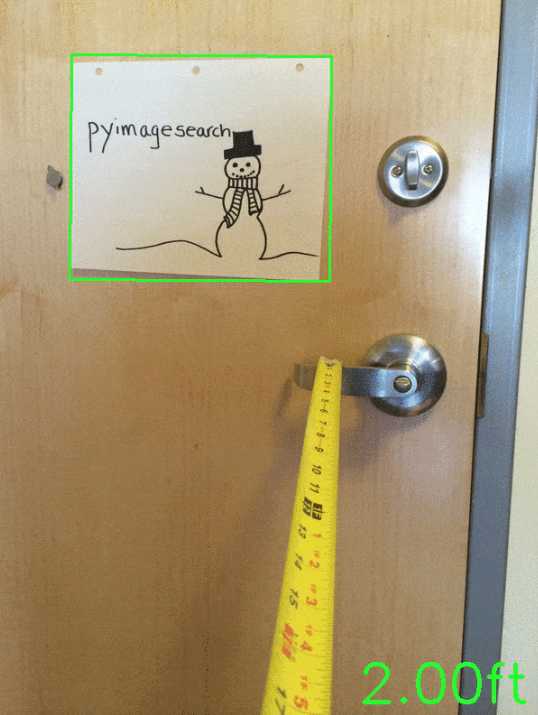
#> input picture images.png, 538 x 715 px, given in place of the camera
$ python 'Official Camera Detection Code.py'
#> lines starting #> are read from the running program, lines starting #| are printed output that depends on the picture; after the words box and inside, x2 and y2 are one past the last pixel; in counts of white or black regions, pixels touching at a corner belong together
import numpy as np
import cv2 as cv

# Open the default camera (camera index 0)
cap = cv.VideoCapture(0)

# # infinite loop that keeps the camera open
# while True:
#     # Capture a frame from the camera
#     # ret is as a boolean value that represents if the frame capture was sucessful
#     ret, frame = cap.read()

#     # Display the frame
#     cv.imshow('Video', frame)

#     # Exit the loop if the 'q' key is pressed (closes the camera when q is clicked)
#     if cv.waitKey(1) == ord('q'):
#         break

# Release the camera and close all OpenCV windows
cap.release()
cv.destroyAllWindows()

"""
Circle Detection with video camera
"""

# Open the default camera (camera index 0)
cap = cv.VideoCapture(0)

while True:
    # Capture a frame from the camera
    ret, frame = cap.read()
#> frame is the input picture: shape (715, 538, 3); mean B, G, R 116, 152.3, 168.6

    if not ret:
        break

    # Convert the frame to grayscale
    gray = cv.cvtColor(frame, cv.COLOR_BGR2GRAY)
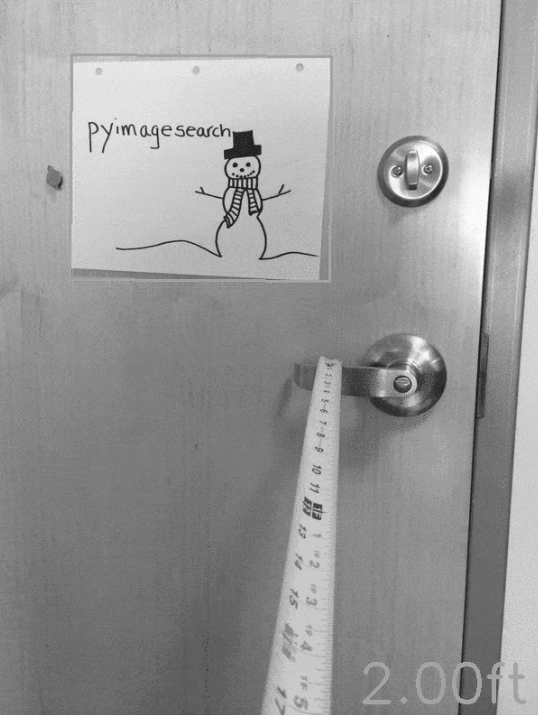
#> gray: shape (715, 538); min 25, max 253, mean 153.1
    ret,thresh_binary = cv.threshold(gray,127,255,cv.THRESH_BINARY)
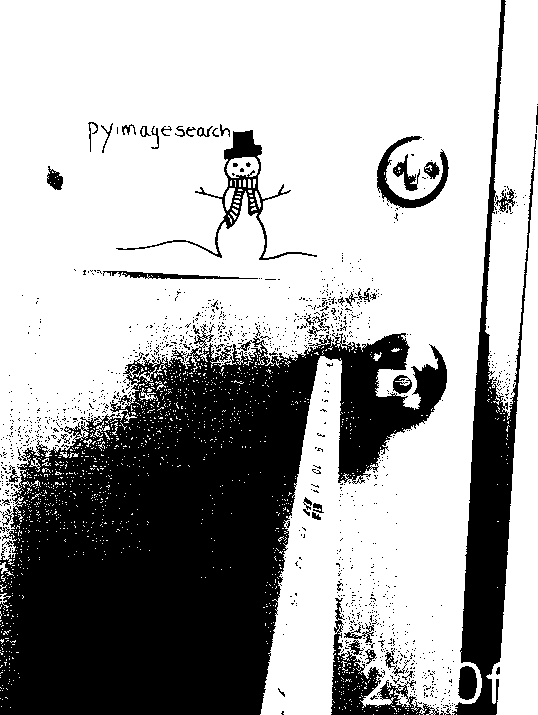
#> thresh_binary: shape (715, 538); 67.3% white; 1200 black regions (1151 under 20 px), largest, box (x1, y1, x2, y2) and area: (0, 324, 447, 715) 97316, (452, 0, 537, 715) 14829, (331, 598, 439, 715) 3153

    # Apply Gaussian blur to reduce noise
    blurred = cv.GaussianBlur(thresh_binary, (9, 9), 2)
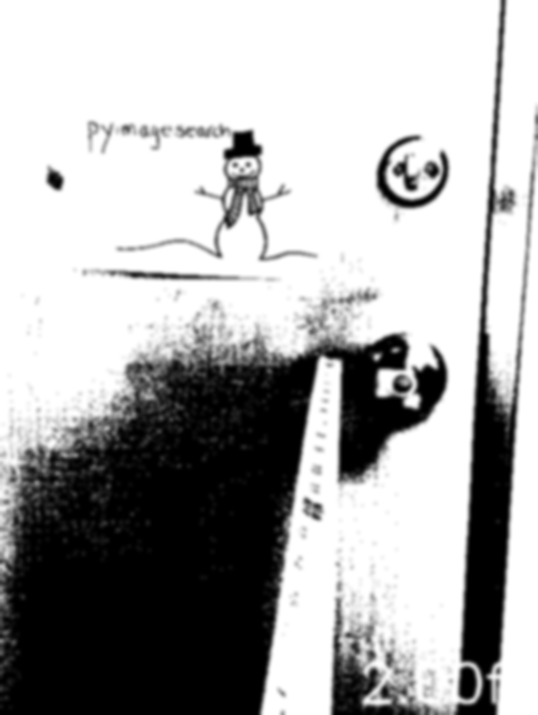
#> blurred: shape (715, 538); min 0, max 255, mean 171.5

    # Use the Hough Circle Transform to detect circles in the frame
    circles = cv.HoughCircles(
        blurred,
        cv.HOUGH_GRADIENT,
        dp=1,
        minDist=100,  # Adjust the minimum distance between circles
        param1=50,
        param2=30,   # Adjust this threshold for circle detection
        minRadius=0,
        maxRadius=100  # Adjust the maximum radius of the circles you want to detect
    )
#> circles = [[117.5, 358.5, 88.4], [246.5, 417.5, 93.8], [292.5, 306.5, 56.5], [417.5, 629.5, 84.9], [143.5, 478.5, 79.6], [389.5, 376.5, 56.4], [410.5, 168.5, 31], [34.5, 540.5, 34.4], [240.5, 199.5, 14.9]]

    # Ensure that at least one circle was found
    if circles is not None:
        circles = np.uint16(np.around(circles))
#> circles = [[118, 358, 88], [246, 418, 94], [292, 306, 56], [418, 630, 85], [144, 478, 80], [390, 376, 56], [410, 168, 31], [34, 540, 34], [240, 200, 15]]

        print("Forward", end = '\r')

        for circle in circles[0, :]:
            # Extract the center and radius of the circle
            center_x, center_y, radius = circle[0], circle[1], circle[2]

            # Draw the circle on the original frame
            cv.circle(thresh_binary, (center_x, center_y), radius, (0, 255, 0), 2)
#> this loop made 9 passes
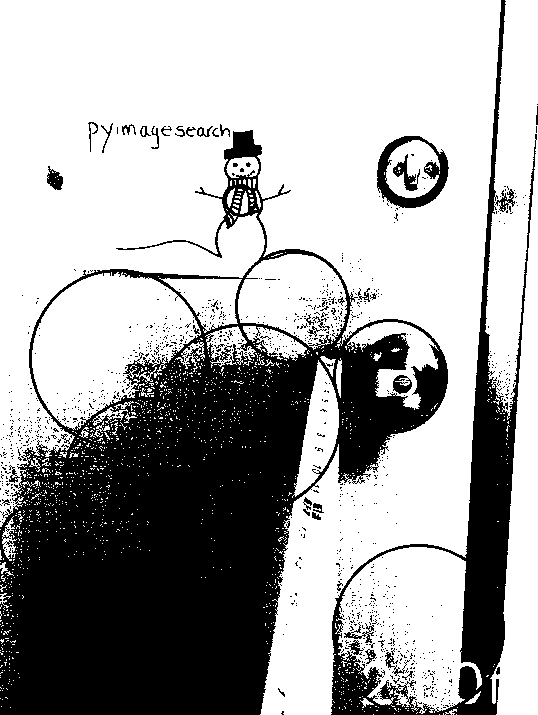
#> thresh_binary: shape (715, 538); 66% white; 1082 black regions (1043 under 20 px), largest, box (x1, y1, x2, y2) and area: (0, 130, 448, 715) 104515, (331, 0, 537, 715) 19391, (377, 136, 449, 208) 1778
    else:
        print('no circles found', end = '\r')

    # Display the frame with detected circles
    cv.imshow('Video with Circles', thresh_binary)

    # Exit the loop if the 'q' key is pressed
    if cv.waitKey(1) == ord('q'):
#> (key q is pressed here)
        break

# Release the camera and close all OpenCV windows
cap.release()
cv.destroyAllWindows()

$ run again, on Stopsign.jpg
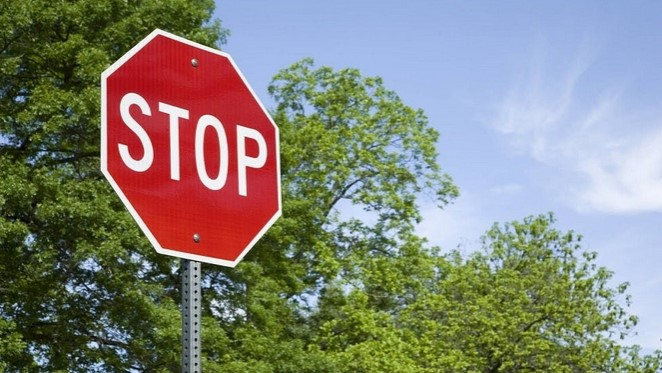
#> input picture Stopsign.jpg, 662 x 373 px, given in place of the camera
#> frame is the input picture: shape (373, 662, 3); mean B, G, R 121.7, 131.9, 131.9
#> `blurred = cv.GaussianBlur(thresh_binary, (9, 9), 2)`:
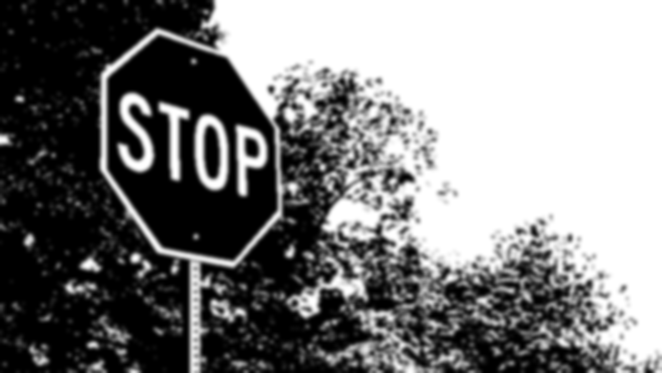
#> blurred: shape (373, 662); min 0, max 255, mean 126.2
#> `circles = cv.HoughCircles( blurred, cv.HOUGH_GRADIENT, dp=1, minDist=1..`: circles = [[426.5, 221.5, 99.4], [304.5, 244.5, 99.4], [187.5, 173.5, 97.2], [380.5, 319.5, 40], [89.5, 243.5, 57.5], [310.5, 107.5, 37.8], [557.5, 300.5, 35.2], [214.5, 297.5, 25.2], [484.5, 369.5, 36.4]]
#> `circles = np.uint16(np.around(circles))`: circles = [[426, 222, 99], [304, 244, 99], [188, 174, 97], [380, 320, 40], [90, 244, 58], [310, 108, 38], [558, 300, 35], [214, 298, 25], [484, 370, 36]]
#> the loop `for circle in circles[0, :]:` made 9 passes
#> after the loop `for circle in circles[0, :]:`:
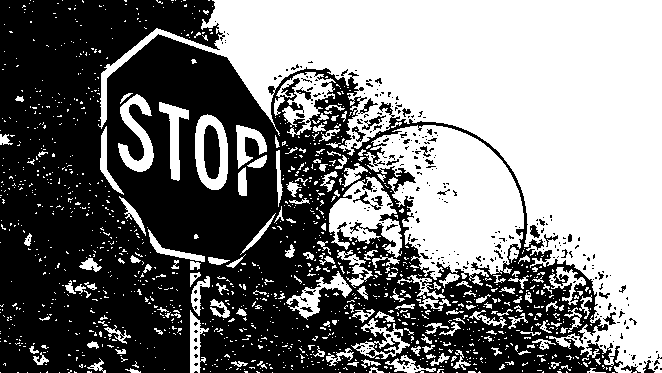
#> thresh_binary: shape (373, 662); 48.1% white; 1305 white regions (1145 under 20 px), largest, box (x1, y1, x2, y2) and area: (98, 0, 662, 373) 77281, (364, 125, 524, 286) 15047, (329, 177, 402, 258) 2910
